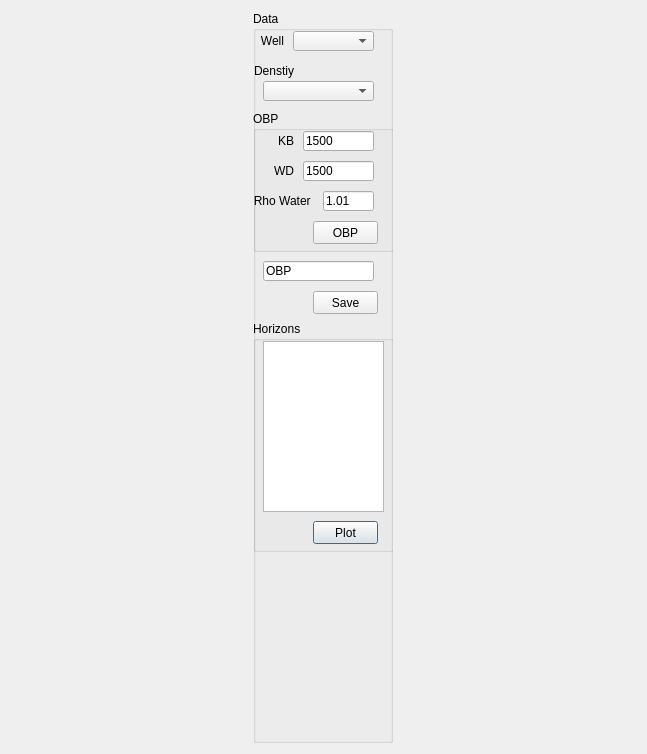
<?xml version="1.0" encoding="UTF-8"?>
<ui version="4.0">
 <class>obp_Dialog</class>
 <widget class="QDialog" name="obp_Dialog">
  <property name="geometry">
   <rect>
    <x>0</x>
    <y>0</y>
    <width>647</width>
    <height>754</height>
   </rect>
  </property>
  <property name="windowTitle">
   <string>Overburden Pressure</string>
  </property>
  <layout class="QHBoxLayout" name="horizontalLayout">
   <item>
    <widget class="QGroupBox" name="groupBox">
     <property name="sizePolicy">
      <sizepolicy hsizetype="Fixed" vsizetype="Expanding">
       <horstretch>0</horstretch>
       <verstretch>0</verstretch>
      </sizepolicy>
     </property>
     <property name="minimumSize">
      <size>
       <width>140</width>
       <height>0</height>
      </size>
     </property>
     <property name="maximumSize">
      <size>
       <width>140</width>
       <height>16777215</height>
      </size>
     </property>
     <property name="title">
      <string>Data</string>
     </property>
     <widget class="QLabel" name="label">
      <property name="geometry">
       <rect>
        <x>0</x>
        <y>20</y>
        <width>31</width>
        <height>20</height>
       </rect>
      </property>
      <property name="text">
       <string>Well</string>
      </property>
      <property name="alignment">
       <set>Qt::AlignRight|Qt::AlignTrailing|Qt::AlignVCenter</set>
      </property>
     </widget>
     <widget class="QComboBox" name="well_comboBox">
      <property name="geometry">
       <rect>
        <x>40</x>
        <y>20</y>
        <width>81</width>
        <height>20</height>
       </rect>
      </property>
     </widget>
     <widget class="QComboBox" name="log_comboBox">
      <property name="geometry">
       <rect>
        <x>10</x>
        <y>70</y>
        <width>111</width>
        <height>20</height>
       </rect>
      </property>
     </widget>
     <widget class="QLabel" name="label_2">
      <property name="geometry">
       <rect>
        <x>0</x>
        <y>50</y>
        <width>41</width>
        <height>20</height>
       </rect>
      </property>
      <property name="text">
       <string>Denstiy</string>
      </property>
      <property name="alignment">
       <set>Qt::AlignRight|Qt::AlignTrailing|Qt::AlignVCenter</set>
      </property>
     </widget>
     <widget class="QGroupBox" name="groupBox_2">
      <property name="geometry">
       <rect>
        <x>0</x>
        <y>310</y>
        <width>141</width>
        <height>231</height>
       </rect>
      </property>
      <property name="title">
       <string>Horizons</string>
      </property>
      <widget class="QPushButton" name="plot_horizon_Button">
       <property name="geometry">
        <rect>
         <x>60</x>
         <y>200</y>
         <width>65</width>
         <height>23</height>
        </rect>
       </property>
       <property name="text">
        <string>Plot</string>
       </property>
      </widget>
      <widget class="QListWidget" name="horizon_listWidget">
       <property name="geometry">
        <rect>
         <x>10</x>
         <y>20</y>
         <width>121</width>
         <height>171</height>
        </rect>
       </property>
       <property name="isWrapping" stdset="0">
        <bool>true</bool>
       </property>
      </widget>
     </widget>
     <widget class="QLineEdit" name="lineEdit">
      <property name="geometry">
       <rect>
        <x>10</x>
        <y>250</y>
        <width>111</width>
        <height>20</height>
       </rect>
      </property>
      <property name="text">
       <string>OBP</string>
      </property>
     </widget>
     <widget class="QPushButton" name="save_Button">
      <property name="geometry">
       <rect>
        <x>60</x>
        <y>280</y>
        <width>65</width>
        <height>23</height>
       </rect>
      </property>
      <property name="text">
       <string>Save</string>
      </property>
     </widget>
     <widget class="QGroupBox" name="groupBox_3">
      <property name="geometry">
       <rect>
        <x>0</x>
        <y>100</y>
        <width>141</width>
        <height>141</height>
       </rect>
      </property>
      <property name="title">
       <string>OBP</string>
      </property>
      <widget class="QPushButton" name="obp_Button">
       <property name="geometry">
        <rect>
         <x>60</x>
         <y>110</y>
         <width>65</width>
         <height>23</height>
        </rect>
       </property>
       <property name="text">
        <string>OBP</string>
       </property>
      </widget>
      <widget class="QLabel" name="label_4">
       <property name="geometry">
        <rect>
         <x>10</x>
         <y>20</y>
         <width>31</width>
         <height>20</height>
        </rect>
       </property>
       <property name="text">
        <string>KB</string>
       </property>
       <property name="alignment">
        <set>Qt::AlignRight|Qt::AlignTrailing|Qt::AlignVCenter</set>
       </property>
      </widget>
      <widget class="QLineEdit" name="kb_lineEdit">
       <property name="geometry">
        <rect>
         <x>50</x>
         <y>20</y>
         <width>71</width>
         <height>20</height>
        </rect>
       </property>
       <property name="text">
        <string>1500</string>
       </property>
      </widget>
      <widget class="QLineEdit" name="wd_lineEdit">
       <property name="geometry">
        <rect>
         <x>50</x>
         <y>50</y>
         <width>71</width>
         <height>20</height>
        </rect>
       </property>
       <property name="text">
        <string>1500</string>
       </property>
      </widget>
      <widget class="QLabel" name="label_5">
       <property name="geometry">
        <rect>
         <x>10</x>
         <y>50</y>
         <width>31</width>
         <height>20</height>
        </rect>
       </property>
       <property name="text">
        <string>WD</string>
       </property>
       <property name="alignment">
        <set>Qt::AlignRight|Qt::AlignTrailing|Qt::AlignVCenter</set>
       </property>
      </widget>
      <widget class="QLineEdit" name="rho_lineEdit">
       <property name="geometry">
        <rect>
         <x>70</x>
         <y>80</y>
         <width>51</width>
         <height>20</height>
        </rect>
       </property>
       <property name="text">
        <string>1.01</string>
       </property>
      </widget>
      <widget class="QLabel" name="label_6">
       <property name="geometry">
        <rect>
         <x>0</x>
         <y>80</y>
         <width>61</width>
         <height>20</height>
        </rect>
       </property>
       <property name="text">
        <string>Rho Water </string>
       </property>
       <property name="alignment">
        <set>Qt::AlignRight|Qt::AlignTrailing|Qt::AlignVCenter</set>
       </property>
      </widget>
     </widget>
    </widget>
   </item>
  </layout>
 </widget>
 <resources/>
 <connections/>
</ui>
